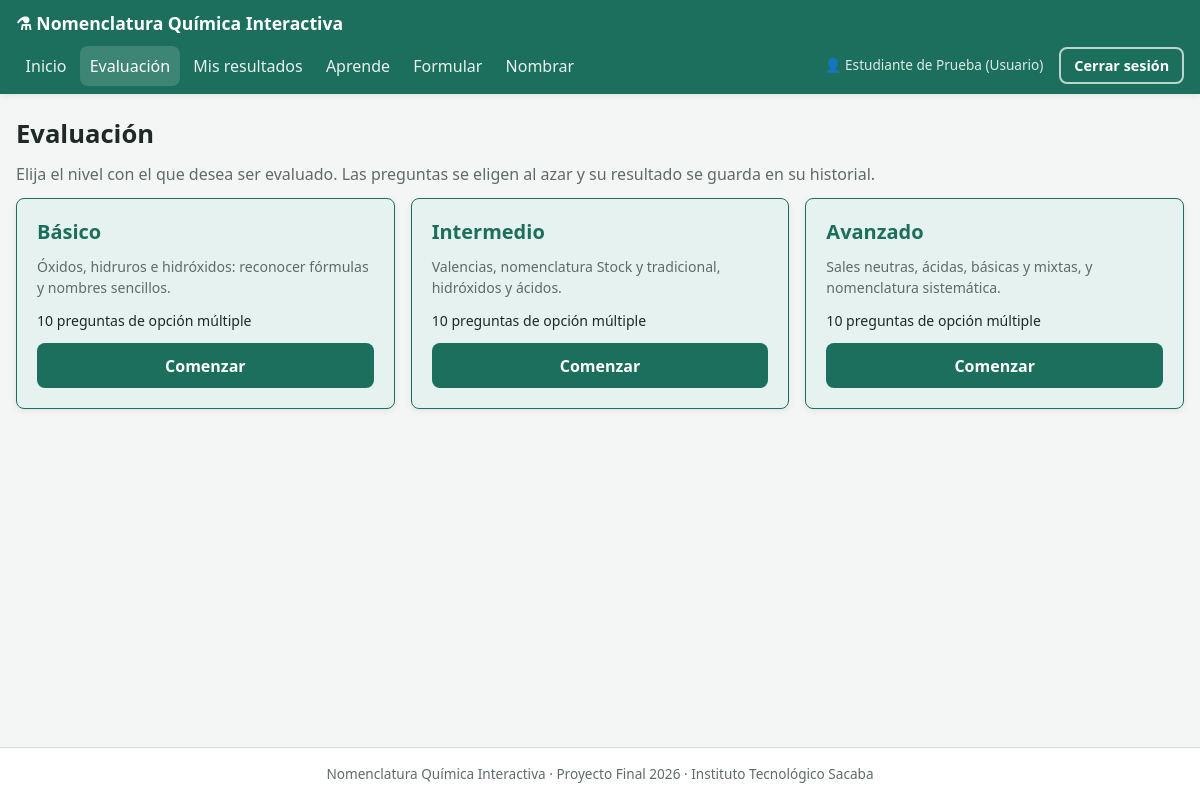
The app's page /sql/public/index.php?c=evaluacion&a=index (signed in) with its own data.
### tables this page shows
CREATE TABLE niveles (
    id_nivel            INT          NOT NULL AUTO_INCREMENT,
    nombre              VARCHAR(20)  NOT NULL,
    descripcion         VARCHAR(150) NULL,
    cantidad_preguntas  TINYINT      NOT NULL DEFAULT 10,
    PRIMARY KEY (id_nivel),
    UNIQUE KEY uq_niveles_nombre (nombre)
);

### core/Controller.php (called while the page is built, shortened)
<?php
abstract class Controller
{
    protected function vista(string $ruta, array $parametros = []): void
    {
        extract($parametros, EXTR_SKIP);
        require BASE_PATH . '/views/layout/header.php';
        require BASE_PATH . '/views/' . $ruta . '.php';
        require BASE_PATH . '/views/layout/footer.php';
    }
}

### controllers/EvaluacionController.php (called while the page is built, shortened)
<?php
class EvaluacionController extends Controller
{
    public function index(): void
    {
        $this->vista('evaluacion/niveles', ['titulo' => 'Evaluación', 'niveles' => (new Nivel())->listar()]);
    }
}

### core/Router.php (called while the page is built, shortened)
<?php
class Router
{
    public static function despachar(): void
    {
        $a = (string) ($_GET['a'] ?? 'index');
        $controlador = new $clase();
        $controlador->$a();
    }
}

### sql/public/index.php (called while the page is built, shortened)
<?php
require_once BASE_PATH . '/core/helpers.php';
Router::despachar();

### models/Nivel.php (called while the page is built, shortened)
<?php
class Nivel extends Model
{
    public function listar(): array
    {
        return $this->db->query('SELECT id_nivel, nombre, descripcion, cantidad_preguntas FROM niveles ORDER BY id_nivel')->fetchAll();
    }
}

### core/helpers.php (called while the page is built, shortened)
<?php
function e($valor): string
{
    return htmlspecialchars((string) $valor, ENT_QUOTES, 'UTF-8');
}
function url(string $c, string $a = 'index', array $params = []): string
{
    $query = array_merge(['c' => $c, 'a' => $a], $params);
    return BASE_URL . 'index.php?' . http_build_query($query);
}

### views/evaluacion/niveles.php (the view)
<h1>Evaluación</h1>
<p class="texto-gris">Elija el nivel con el que desea ser evaluado. Las preguntas se eligen al azar y su resultado se guarda en su historial.</p>
<div class="rejilla">
    <?php foreach ($niveles as $n): ?>
        <div class="tarjeta tarjeta-verde" style="display: flex; flex-direction: column;">
            <h2 class="texto-verde"><?= e($n['nombre']) ?></h2>
            <p class="texto-chico texto-gris" style="flex: 1;"><?= e($n['descripcion']) ?></p>
            <p class="texto-chico"><?= (int) $n['cantidad_preguntas'] ?> preguntas de opción múltiple</p>
            <a class="boton" href="<?= e(url('evaluacion', 'iniciar', ['nivel' => $n['id_nivel']])) ?>">Comenzar</a>
        </div>
    <?php endforeach; ?>
</div>

### sql/public/css/estilos.css (style rules this page uses)
:root { --verde: #1b6f5c; --verde-oscuro: #155a4a; --verde-claro: #e6f2ef; --gris-fondo: #f4f6f5; --gris-borde: #d5dbd9; --gris-texto: #5f6b67; --texto: #1f2a27; --rojo: #c0392b; --rojo-claro: #fbe9e7; --amarillo-claro: #fff6dc; --amarillo-borde: #e3b341; --azul: #1f5fa8; --azul-claro: #e7f0fa; --blanco: #ffffff; --radio: 8px; --sombra: 0 2px 6px rgba(0, 0, 0, 0.08); }
* { box-sizing: border-box; }
html { font-size: 16px; }
body { margin: 0; font-family: "Segoe UI", Roboto, Arial, sans-serif; line-height: 1.5; color: var(--texto); background-color: var(--gris-fondo); min-height: 100vh; display: flex; flex-direction: column; }
h1, h2, h3 { line-height: 1.25; margin: 0 0 .75rem; }
h1 { font-size: 1.6rem; }
h2 { font-size: 1.25rem; }
p { margin: 0 0 .75rem; }
a { color: var(--verde); }
.boton { display: inline-block; font: inherit; font-weight: 600; text-align: center; text-decoration: none; cursor: pointer; border: 2px solid transparent; border-radius: var(--radio); padding: .55rem 1.1rem; background-color: var(--verde); color: var(--blanco); transition: background-color .15s, box-shadow .15s; }
.tarjeta { background-color: var(--blanco); border: 1px solid var(--gris-borde); border-radius: var(--radio); box-shadow: var(--sombra); padding: 1.25rem; }
.tarjeta-verde { background-color: var(--verde-claro); border-color: var(--verde); }
.rejilla { display: grid; gap: 1rem; grid-template-columns: repeat(3, 1fr); }
.texto-verde { color: var(--verde); }
.texto-gris { color: var(--gris-texto); }
.texto-chico { font-size: .88rem; }

### records on screen
niveles: nombre "Básico", descripcion "Óxidos, hidruros e hidróxidos: reconocer fórmulas y nombres sencillos.", cantidad_preguntas "10"
niveles: nombre "Intermedio", descripcion "Valencias, nomenclatura Stock y tradicional, hidróxidos y ácidos.", cantidad_preguntas "10"
niveles: nombre "Avanzado", descripcion "Sales neutras, ácidas, básicas y mixtas, y nomenclatura sistemática.", cantidad_preguntas "10"

### other values on screen
APP_NOMBRE "Nomenclatura Química Interactiva"
$usuarioSesion['nombre'] "Estudiante de Prueba"
$usuarioSesion['rol'] "Usuario"
